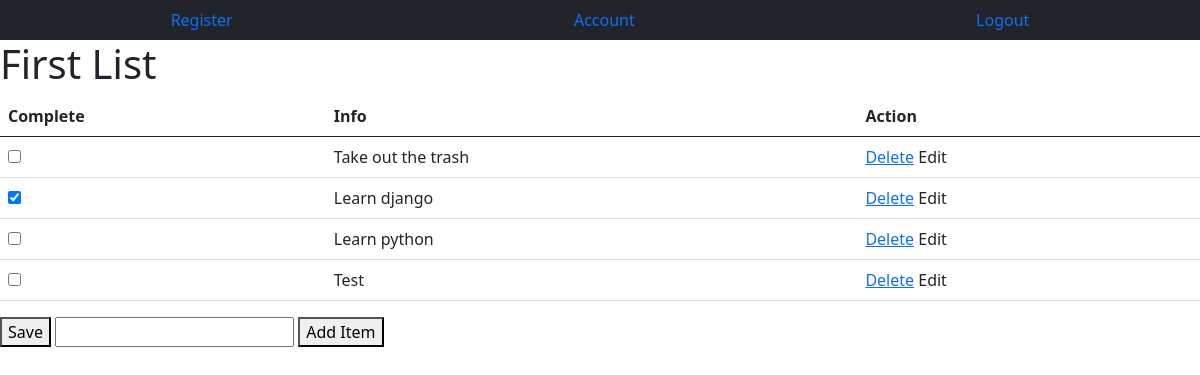
The page /2 on the database as committed earlier.
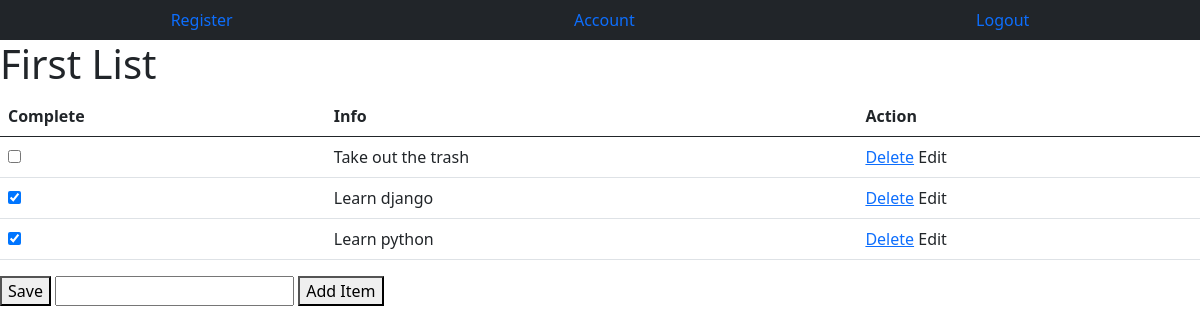
The same page on the database as committed later.
### todolist/models.py (models this page shows)
class Item(models.Model):
    todolist = models.ForeignKey(ToDoList, on_delete=models.CASCADE)
    text = models.CharField(max_length=200)
    complete = models.BooleanField()
    def __str__(self):
        return self.text

### todolist/views.py (the view, shortened to what this page needs)
# urls.py: path("<int:id>", views.index, name="index"),
def index(response, id):
    list = ToDoList.objects.get(id=id)
    print(list.item_set.all())
    item = list.item_set.all()
    return render(response, "todolist/list.html", {"list": list})

### todolist/templates/todolist/list.html (shortened to what this page needs)
{% extends 'todolist/base.html' %}
{% block content %}
    <h1>{{ list.name }}</h1>
    <form method="POST">
        <table class="table">
            <thead>
            <tr>
                <th scope="col">Complete</th>
                <th scope="col">Info</th>
                <th scope="col">Action</th>
            </tr>
            </thead>
            <tbody>
            {% for item in list.item_set.all %}
                <tr>
                    <td>
                        {% if item.complete == True %}
                            <input type="checkbox" name="c{{ item.id }}" id="" value="clicked" checked>
                        {% else %}
                            <input type="checkbox" name="c{{ item.id }}" id="" value="clicked">
                        {% endif %}
                    </td>
                    <td>
                        {{ item.text }}
                    </td>
                    <td>
                        <a href="/itemDelete/{{ item.id }}">Delete</a>
                        <a>Edit</a>
                    </td>
                </tr>
            {% endfor %}
            </tbody>
        </table>
        <button type="submit" name="save" value="save">Save</button>
        <input type="text" name="item">
        <button type="submit" name="newItem" value="add">Add Item</button>
    </form>
{% endblock %}

Rows that differ between the two databases and show on the page:
removed Item: text "Test"
changed Item "Learn python": id "☐" → "☑"
